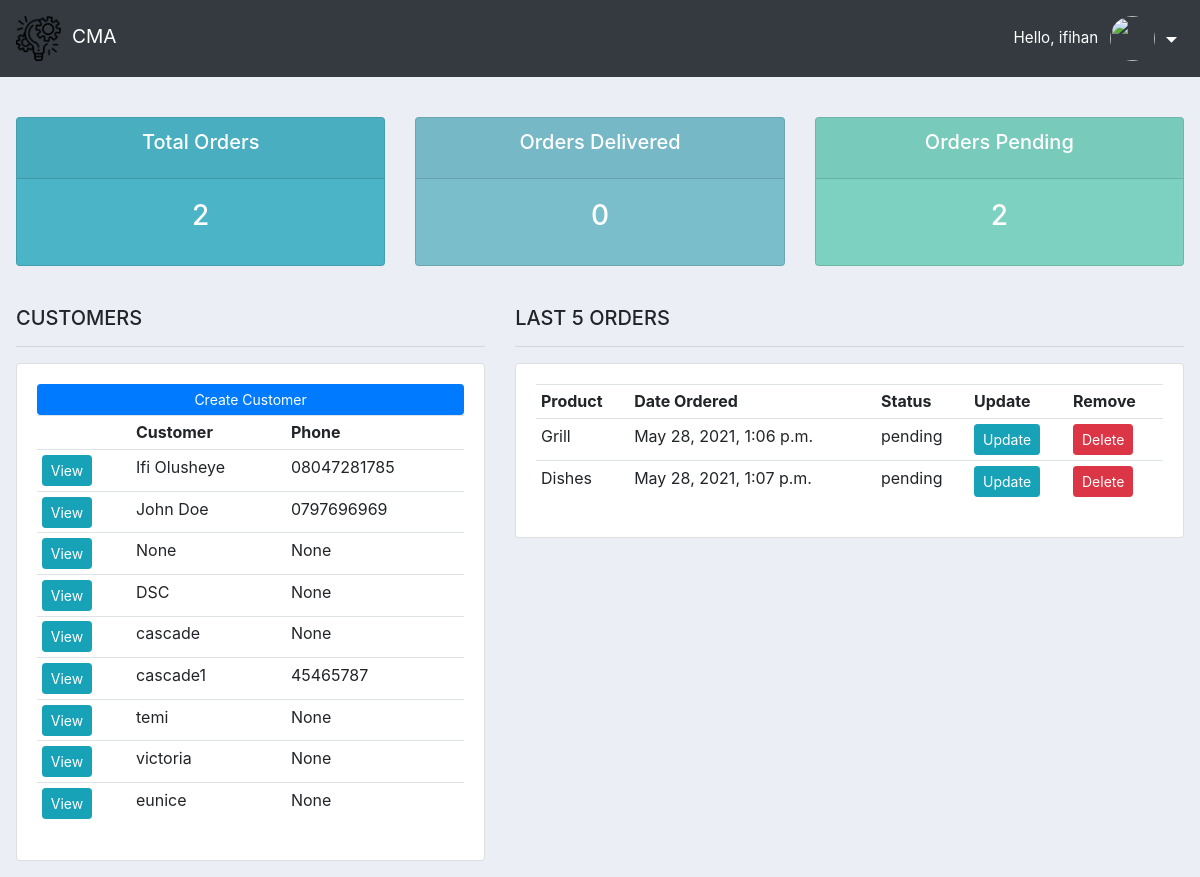
Before: / (signed in) with the older database file.
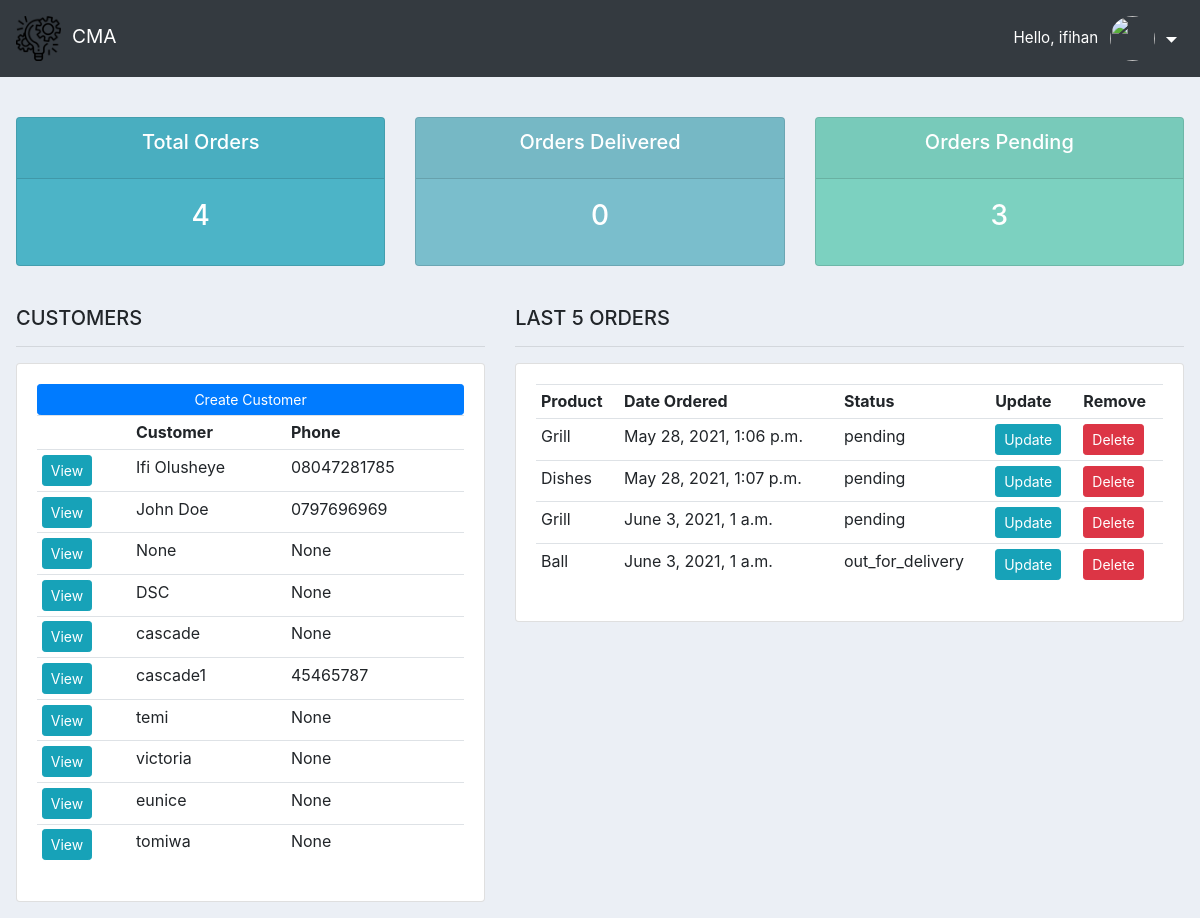
After: the same page with the newer database file.
### accounts/models.py (models this page shows, shortened)
class Customer(models.Model):
    user = models.OneToOneField(
        User, null=True, blank=True, on_delete=models.CASCADE
    )
    name = models.CharField(max_length=200, null=True)
    phone = models.CharField(max_length=15, null=True)
    email = models.CharField(max_length=200, null=True)
    profile_pic = models.ImageField(default='profile.png', null=True, blank=True)
    date_created = models.DateTimeField(auto_now_add=True, null=True)

class Order(models.Model):
    class STATUS(models.TextChoices):
        PENDING = 'pending', _('Pending')
        OUT_FOR_DELIVERY = 'out_for_delivery', _('Out for delivery')
        DELIVERED = 'delivered', _('Delivered')
    customer = models.ForeignKey(
        Customer, null=True, on_delete=models.SET_NULL
    )
    product = models.ForeignKey(Product, null=True, on_delete=models.SET_NULL)
    date_created = models.DateTimeField(auto_now_add=True, null=True)
    status = models.CharField(max_length=200, null=True, choices=STATUS.choices,
        default=STATUS.PENDING
    )
    note = models.CharField(max_length=1000, null=True)

class Product(models.Model):
    CATEGORY = (
        ('indoor', 'Indoor'),
        ('outdoor', 'Out Door')
    )
    name = models.CharField(max_length=200, null=True)
    price = models.FloatField(null=True)
    category = models.CharField(max_length=200, null=True, choices=CATEGORY)
    description = models.CharField(max_length=200, null=True, blank=True)
    date_created = models.DateTimeField(auto_now_add=True, null=True)
    tags = models.ManyToManyField(Tag)
    def __str__(self):
        return self.name

### accounts/decorators.py (the view)
    def wrapper_function(request, *args, **kwargs):
        group = None
        if request.user.groups.exists():
            group = request.user.groups.all()[0].name
        if group == 'customer':
            return redirect('user-page')
        elif group == 'admin':
            return view_func(request, *args, **kwargs)
        else:
            return redirect('login')

### accounts/views.py (called while the page is built)
@login_required(login_url='login')
@admin_only
def home(request):
    orders = Order.objects.all()
    customers = Customer.objects.all()
    total_customers = customers.count()
    total_orders = orders.count()
    delivered = orders.filter(status='Delivered').count()
    pending = orders.filter(status='pending').count()
    context = {'orders': orders, 'customers': customers,
               'total_orders': total_orders, 'delivered': delivered, 'pending': pending}
    return render(request, 'accounts/dashboard.html', context)

### accounts/templates/accounts/dashboard.html
{% extends 'accounts/main.html' %}
{% block content %}
{% include 'accounts/status.html' %}
{% load static %}
<br />
<div class="row">
	<div class="col-md-5">
		<h5>CUSTOMERS</h5>
		<hr />
		<div class="card card-body">
			<a class="btn btn-primary btn-sm btn-block" href="">Create Customer</a>
			<table class="table table-sm">
				<tr>
					<th></th>
					<th>Customer</th>
					<th>Phone</th>
				</tr>
				{% for customer in customers %}
				<tr>
					<td>
						<a href="{% url 'customer' customer.id %}" class="btn btn-sm btn-info">View</a>
					</td>
					<td>{{ customer.name }}</td>
					<td>{{ customer.phone }}</td>
				</tr>
				{% endfor %}
			</table>
		</div>
	</div>
	<div class="col-md-7 dashboard-orders">
		<h5>LAST 5 ORDERS</h5>
		<hr />
		<div class="card card-body table_wrap">
			<table class="table table-sm">
				<tr>
					<th>Product</th>
					<th>Date Ordered</th>
					<th>Status</th>
					<th>Update</th>
					<th>Remove</th>
				</tr>
				{% for order in orders %}
				<tr>
					<td>{{ order.product }}</td>
					<td>{{ order.date_created }}</td>
					<td>{{ order.status }}</td>
					<td>
						<a href="{% url 'update_order' order.id %}" class="btn btn-sm btn-info">Update</a>
					</td>
					<td>
						<a href="{% url 'delete_order' order.id %}" class="btn btn-sm btn-danger">Delete</a>
					</td>
				</tr>
				{% endfor %}
			</table>
		</div>
	</div>
</div>
{% endblock %}

Changed rows visible on the page:
added Customer: name "tomiwa", phone "None"
added Order: product "Grill", date_created "June 3, 2021, 1 a.m.", status "pending"
added Order: product "Ball", date_created "June 3, 2021, 1 a.m.", status "out_for_delivery"
Other visible differences:
{{ total_orders }}: "2" → "4"
{{ pending }}: "2" → "3"
